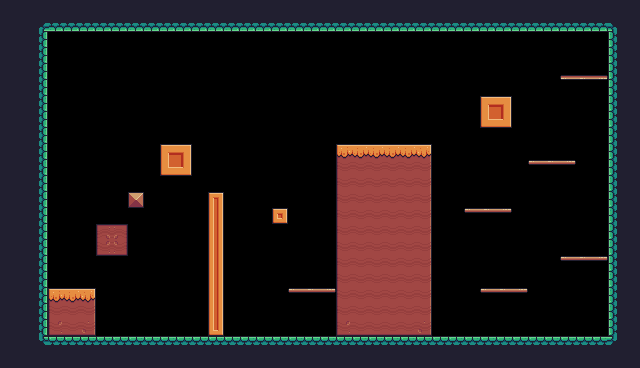

The image is a tile-based game level rendered from a .tmx file. Its description and complete source (layers, tilesets, objects, tile grids) follow:
An orthogonal 40x23 tile map with 16x16 px tiles, 1 tile layer (Background) and 19 objects (6x Platform, Player).

<map version="1.10" tiledversion="1.11.2" orientation="orthogonal" renderorder="right-down" width="40" height="23" tilewidth="16" tileheight="16" infinite="0" nextlayerid="4" nextobjectid="32">
 <tileset firstgid="1" source="Pixel Adventure.tsx" />
 <layer id="1" name="Background" width="40" height="23">
  <properties>
   <property name="BackgroundColor" value="Gray" />
  </properties>
  <data encoding="csv">
24,24,24,24,24,24,24,24,24,24,24,24,24,24,24,24,24,24,24,24,24,24,24,24,24,24,24,24,24,24,24,24,24,24,24,24,24,24,24,112,
24,112,2147483829,222,222,222,222,222,222,222,222,222,222,222,222,222,222,222,222,222,222,222,222,222,222,222,222,222,222,222,222,222,222,222,222,222,222,222,181,112,
24,112,201,0,0,0,0,0,0,0,0,0,0,0,0,0,0,0,0,0,0,0,0,0,0,0,0,0,0,0,0,0,0,0,0,0,0,0,199,112,
24,112,201,0,0,0,0,0,0,0,0,0,0,0,0,0,0,0,0,0,0,0,0,0,0,0,0,0,0,0,0,0,0,0,0,0,0,0,199,112,
24,112,201,0,0,0,0,0,0,0,0,0,0,0,0,0,0,0,0,0,0,0,0,0,0,0,0,0,0,0,0,0,0,0,0,1073741864,1073741865,1073741866,199,112,
24,112,201,0,0,0,0,0,0,0,0,0,0,0,0,0,0,0,0,0,0,0,0,0,0,0,0,0,0,0,0,0,0,0,0,0,0,0,199,112,
24,112,201,0,0,0,0,0,0,0,0,0,0,0,0,0,0,0,0,0,0,0,0,0,0,0,0,0,0,0,212,213,0,0,0,0,0,0,199,112,
24,112,201,0,0,0,0,0,0,0,0,0,0,0,0,0,0,0,0,0,0,0,0,0,0,0,0,0,0,0,234,235,0,0,0,0,0,0,199,112,
24,112,201,0,0,0,0,0,0,0,0,0,0,0,0,0,0,0,0,0,0,0,0,0,0,0,0,0,0,0,0,0,0,0,0,0,0,0,199,112,
24,112,201,0,0,0,0,0,0,0,212,213,0,0,0,0,0,0,0,0,0,95,96,96,96,96,97,0,0,0,0,0,0,0,0,0,0,0,199,112,
24,112,201,0,0,0,0,0,0,0,234,235,0,0,0,0,0,0,0,0,0,117,118,118,118,118,119,0,0,0,0,0,0,40,41,42,0,0,199,112,
24,112,201,0,0,0,0,0,0,0,0,0,0,0,0,0,0,0,0,0,0,117,118,118,118,118,119,0,0,0,0,0,0,0,0,0,0,0,199,112,
112,112,201,0,0,0,0,0,35,0,0,0,0,192,0,0,0,0,0,0,0,117,118,118,118,118,119,0,0,0,0,0,0,0,0,0,0,0,199,112,
112,112,201,0,0,0,0,0,0,0,0,0,0,214,0,0,0,211,0,0,0,117,118,118,118,118,119,0,0,40,41,42,0,0,0,0,0,0,199,112,
24,112,201,0,0,0,1073741963,3221225611,0,0,0,0,0,214,0,0,0,0,0,0,0,117,118,118,118,118,119,0,0,0,0,0,0,0,0,0,0,0,199,112,
24,112,201,0,0,0,139,2147483787,0,0,0,0,0,214,0,0,0,0,0,0,0,117,118,118,118,118,119,0,0,0,0,0,0,0,0,0,0,0,199,112,
24,112,201,0,0,0,0,0,0,0,0,0,0,214,0,0,0,0,0,0,0,117,118,118,118,118,119,0,0,0,0,0,0,0,0,40,41,42,199,112,
24,112,201,0,0,0,0,0,0,0,0,0,0,214,0,0,0,0,0,0,0,117,118,118,118,118,119,0,0,0,0,0,0,0,0,0,0,0,199,112,
24,112,201,95,96,97,0,0,0,0,0,0,0,214,0,0,0,0,40,41,42,117,118,118,118,118,119,0,0,0,40,41,42,0,0,0,0,0,199,112,
24,112,201,117,118,119,0,0,0,0,0,0,0,214,0,0,0,0,0,0,0,117,118,118,118,118,119,0,0,0,0,0,0,0,0,0,0,0,199,112,
112,112,201,139,140,141,0,0,0,0,0,0,0,236,0,0,0,0,0,0,0,139,140,140,140,140,141,0,0,0,0,0,0,0,0,0,0,0,199,112,
24,112,3221225653,178,178,178,178,178,178,178,178,178,178,178,178,178,178,178,178,178,178,178,178,178,178,178,178,178,178,178,178,178,178,178,178,178,178,178,1073742005,112,
24,24,24,24,24,24,24,24,24,24,24,24,24,24,24,24,24,24,24,24,24,24,24,24,24,24,24,24,24,24,24,24,24,24,24,24,24,24,24,112
</data>
 </layer>
 <objectgroup id="2" name="Spawnpoints">
  <object id="2" name="Player" type="Player" x="48" y="240" width="29.3079" height="29.3079" />
 </objectgroup>
 <objectgroup id="3" name="Collisions">
  <object id="4" x="32" y="32" width="16" height="320" />
  <object id="6" x="48" y="336" width="576" height="16" />
  <object id="7" x="608" y="16" width="16" height="336" />
  <object id="9" x="32" y="16" width="576" height="16" />
  <object id="11" x="48" y="288" width="48" height="48" />
  <object id="12" x="96" y="224" width="32" height="32" />
  <object id="13" x="128" y="192" width="16" height="16" />
  <object id="14" x="160" y="144" width="32" height="32" />
  <object id="16" x="208" y="192" width="16" height="144" />
  <object id="17" x="272" y="208" width="16" height="16" />
  <object id="18" x="336" y="144" width="96" height="192" />
  <object id="19" x="480" y="96" width="32" height="32" />
  <object id="20" type="Platform" x="480" y="288" width="48" height="16" />
  <object id="23" type="Platform" x="560" y="256" width="48" height="16" />
  <object id="24" type="Platform" x="464" y="208" width="48" height="16" />
  <object id="25" type="Platform" x="528" y="160" width="48" height="16" />
  <object id="26" type="Platform" x="560" y="64" width="48" height="16" />
  <object id="27" type="Platform" x="288" y="288" width="48" height="16" />
 </objectgroup>
</map>
